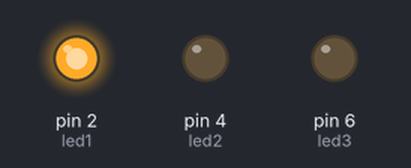
The sketch below on a simulated Arduino Uno, built with avr-gcc and run on an emulated ATmega328P. Shown: output pins drawn as LEDs (lit = HIGH).

Above: at 0.2 s.
At 0.8 s:
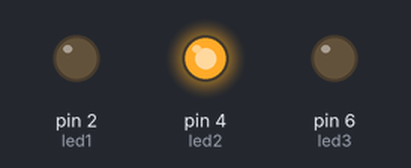
At 1.75 s:
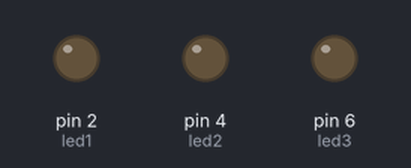
At 3.2 s:
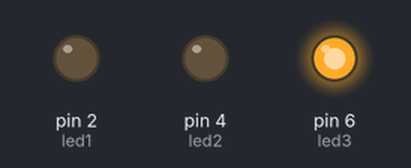
Timing chart, 0 to 4.1 s (numbered marks = the images above):
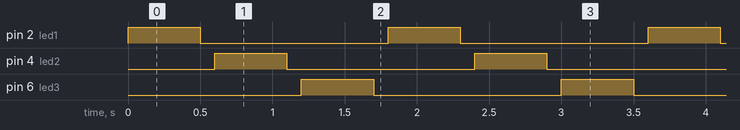

Measured:
- by itself, pin 2 (led1), pin 4 (led2), pin 6 (led3): alternates HIGH for 0.50 s and LOW for 1.3 s
- by itself, everything shown: repeats every 1.8 s, in 6 steps

The sketch:

Sketch_4.ino
```cpp
//using knowledge from last semester and the blink example on arduino I put this together.
//It wasn't working perfectly and this website helped me realize that I needed curly brackets in between the lights in the void loop
// https://www.instructables.com/Multiple-Blinking-LED-on-the-Arduino/


int led1 = 2;
int led2 = 4;
int led3 = 6;


void setup() {


  pinMode(led1, OUTPUT);
  pinMode(led2, OUTPUT);
  pinMode(led3, OUTPUT);
}


void loop() {
  digitalWrite(led1, HIGH);   // turn the LED on (HIGH is the voltage level)
  delay(500);                       // wait for a second
  digitalWrite(led1, LOW);    // turn the LED off by making the voltage LOW
  delay(100);
  {digitalWrite(led2, HIGH);
  delay(500);
  digitalWrite(led2, LOW);
  delay(100); }
  {digitalWrite(led3, HIGH);
  delay(500);
  digitalWrite(led3, LOW);
  delay(100); }
}
```
